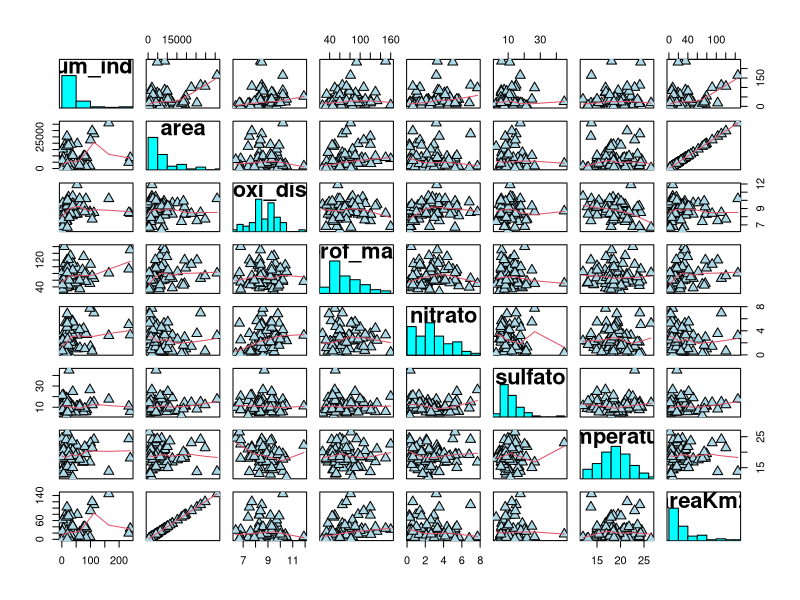
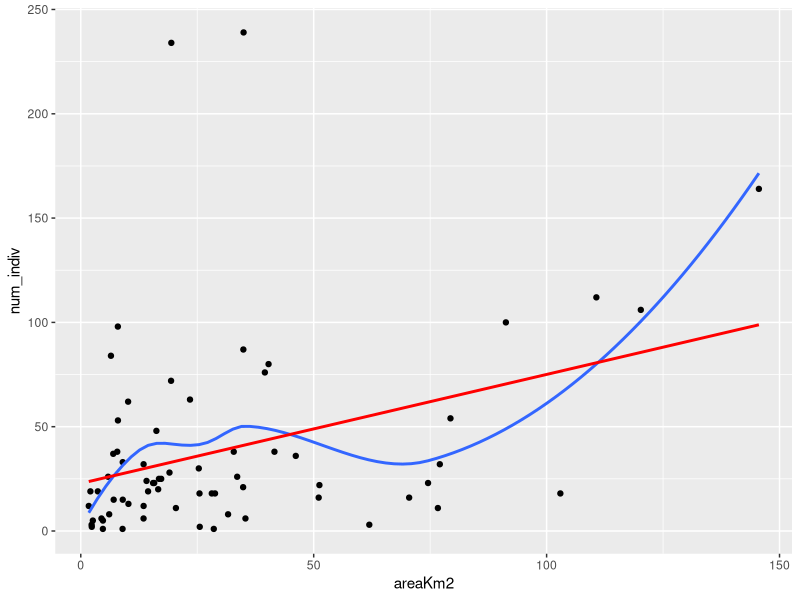
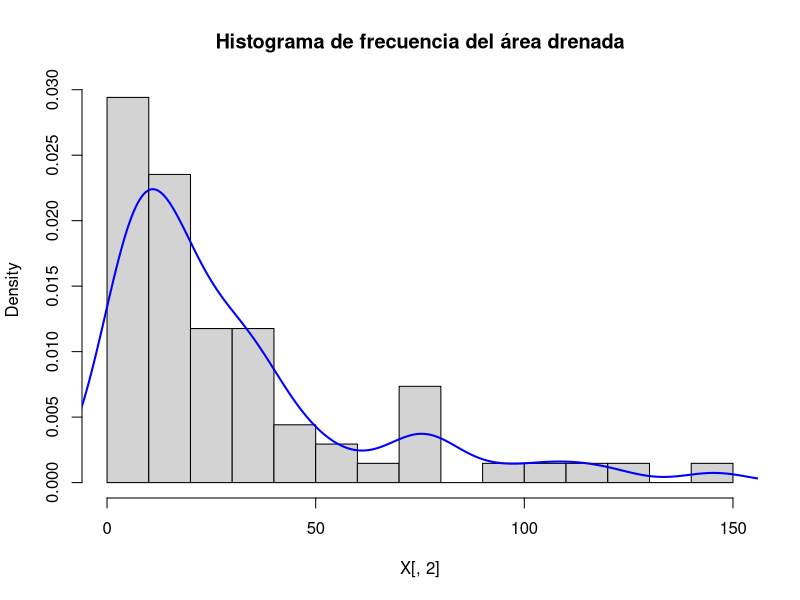
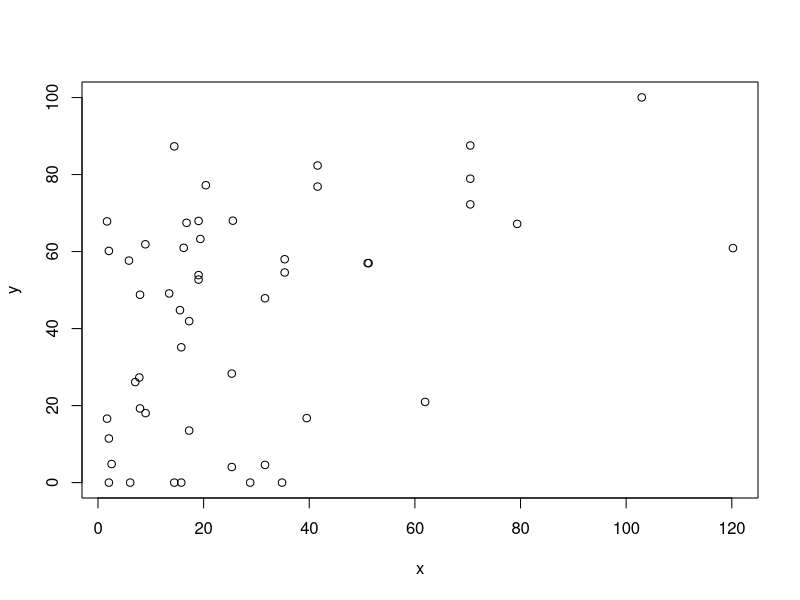
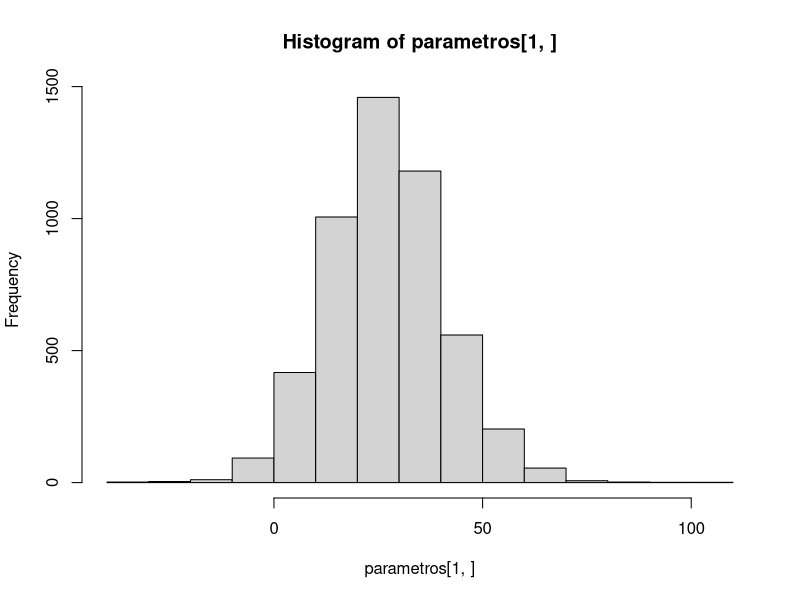
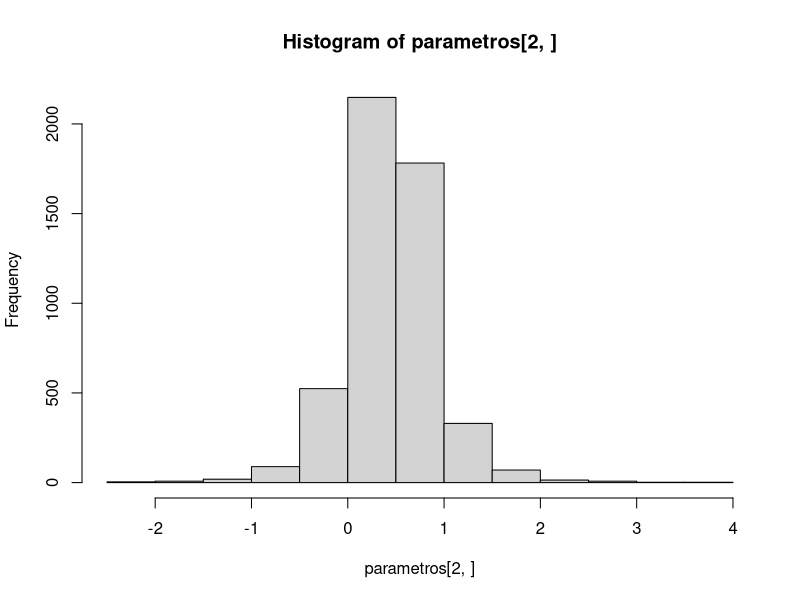

Recreate these plots in R, in order.
## ---- chunk 1
knitr::opts_chunk$set(echo = TRUE)
options(width = 100)
## ---- chunk 2
library(tidyverse)
## ---- chunk 3
longnose <- read.table("datos_Longnose.txt", header = TRUE)
## ---- chunk 4
longnose <- longnose %>%
            mutate(areaKm2 = area * 0.00404685642)
## ---- chunk 5
longnose
## ---- chunk 6
## Función auxiliar para constuir un histograma en la diagonal de
## la matriz de dispersión tomado de la ayuda de comando `pairs()`.
panel.hist <- function(x, ...)
{
    usr <- par("usr"); on.exit(par(usr))
    par(usr = c(usr[1:2], 0, 1.5) )
    h <- hist(x, plot = FALSE)
    breaks <- h$breaks; nB <- length(breaks)
    y <- h$counts; y <- y/max(y)
    rect(breaks[-nB], 0, breaks[-1], y, col = "cyan", ...)
}
## ---- chunk 7
pairs(longnose[, -1], panel = panel.smooth,
      cex = 1.5, pch = 24, bg = "light blue",
      diag.panel = panel.hist, cex.labels = 2, font.labels = 2)
## ---- chunk 8
ggplot(longnose, aes(areaKm2, num_indiv)) +
  geom_point() +
  geom_smooth(se = FALSE) +
  geom_smooth(method = lm, se = FALSE, col = "red")
## ---- chunk 9
Y <- as.matrix(longnose[, 2])
X <- as.matrix(cbind(1, longnose[, "areaKm2"]))

beta <-  solve(t(X) %*% X) %*% t(X) %*% Y
beta 
## ---- chunk 10
Y_est <- X %*% beta
Y_est
## ---- chunk 11
hist(X[, 2], nclass = 18,
     main = "Histograma de frecuencia del área drenada",
     freq = FALSE)
lines(density(X[, 2]), col = "blue", lwd = 2)
## ---- chunk 12
segmentosX <- cut(X[, 2], seq(0, 160, 10))
desv_estandard <- tapply(Y, segmentosX, sd)
desv_estandard
## ---- chunk 13
desv_est_estim <- mean(desv_estandard, na.rm = TRUE)
desv_est_estim
## ---- chunk 14
beta0 <- 23
beta1 <- 0.5
sigma <- 32
sigma2 <- sigma ^ 2
## ---- chunk 15
# Para hacer la simulación reproducible.
# set.seed(0)
## ---- chunk 16
tam_muestra <- 50
## ---- chunk 17
x <- sort(sample(X[, 2], tam_muestra,  replace = TRUE))
y <- beta0 + beta1 * x
e <- rnorm(tam_muestra, 0, sigma)
y <- y + e

# Los valores de y < 0 se remplazarán por 0
y[y < 0] <- 0

datos <- data.frame(x = x, y =  y)
## ---- chunk 18
plot(datos)
## ---- chunk 19
Y <- as.matrix(datos$y)
X <- as.matrix(cbind(1, datos$x))
## ---- chunk 20
betas_est <- solve(t(X) %*% X) %*% t(X) %*% Y
betas_est
## ---- chunk 21
est_param <- function(datos) {
  Y <- as.matrix(datos[, "y"])
  X <- as.matrix(cbind(1 , datos[, "x"]))
  beta_est <- solve(t(X) %*% X) %*% t(X) %*% Y
  return(beta_est)
}
## ---- chunk 22
est_param(datos)
## ---- chunk 23
gen_datos <- function(tam_muestra, beta0, beta1, sigma, x_orig){
   x <- sort(sample(x_orig, tam_muestra,  replace = TRUE))
   y <- beta0 + beta1 * x
   e <- rnorm(tam_muestra, 0, sigma)
   y <- y + e
   # Los valores de y < 0 se remplazarán por 0
   y[y < 0] <- 0
   datos <- cbind(x = x, y =  y)
   return(datos)
}
## ---- chunk 24
numsim <- 5000
tam_muestra <- 10
vector_tam_m <- rep(tam_muestra, numsim)
datosT <- lapply(vector_tam_m, gen_datos,
                 beta0 = beta0,
                 beta1 = beta1,
                 sigma = sigma,
                 x_orig = longnose$areaKm2)
## ---- chunk 25
datosT[1:3]
## ---- chunk 26
parametros <- sapply(datosT, est_param)
parametros[, 1:5]
## ---- chunk 27
hist(parametros[1, ])
## ---- chunk 28
hist(parametros[2, ])
## ---- chunk 29
nivel_significancia <- 0.05
IC <- quantile(parametros[2, ], 
               c(nivel_significancia/2, (1-nivel_significancia/2)))
IC
## ---- chunk 30
IC - beta1
